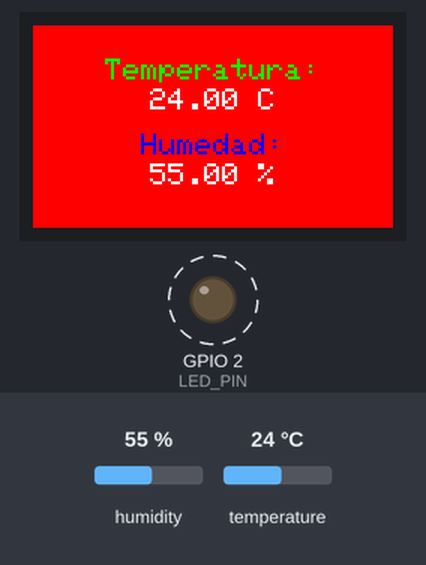
A sketch run on a simulated ESP32. Parts: 240×135 colour display, output pins drawn as LEDs (lit = HIGH). Dashed ring = blinking. The inputs (shaded band) are chosen by the test bench; at power-on: humidity 55 %, temperature 24 °C. What the sketch prints to the serial monitor is not drawn.

Above: at 1.3 s.
1.4 s: humidity set to 22 %
At 4.1 s:
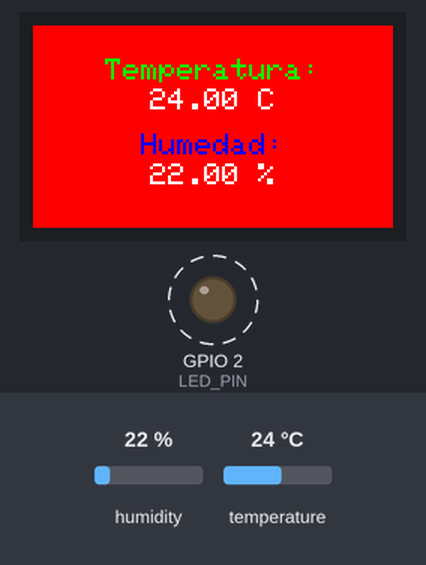
4.6 s: temperature set to 12 °C
At 5.8 s:
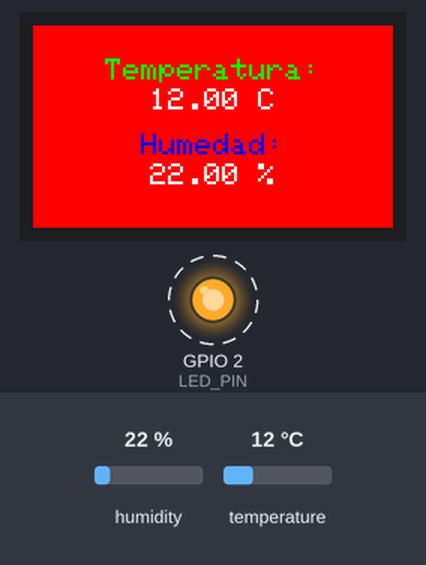
7.8 s: humidity set to 40 %
At 10.5 s:
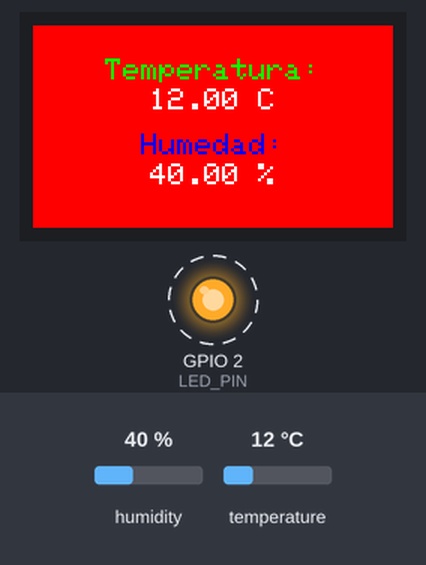
11.5 s: temperature set to 19 °C
Timing chart, 0 to 15.7 s (numbered marks = the images above; inputs shaded):
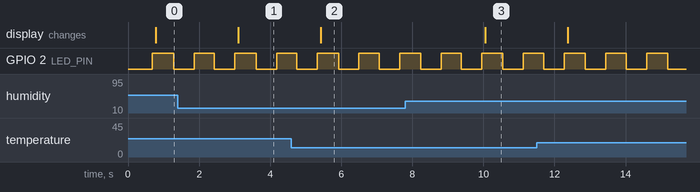

Measured:
- after the input at 1.4 s, the display: changes after 1.7 s (image 1)
- after the input at 4.6 s, the display: changes after 0.82 s (image 2)
- after the input at 7.8 s, the display: changes after 2.3 s (image 3)
- by itself, GPIO 2 (LED_PIN): alternates HIGH for 0.60 s and LOW for 0.58 s

The sketch:

EjemploESP32.ino
```cpp
// Requiere instalar las siguientes librerias:
// - DHT Sensor Library
// - Adafruit Unified Sensor Lib
// - TFT_eSPI

#include "DHT.h"
#include <TFT_eSPI.h>

// --Pines--
#define DHTPIN 15
#define LED_PIN 2

#define DHTTYPE DHT11

//Por default se incializa el led encendido
//False=encendido True=apagado
bool estadoLED = false;

// Inicializar el sensor DHT11
// Se crea un objeto llamado dht de la clase DHT (clase incluida en la libreria)
DHT dht(DHTPIN, DHTTYPE);

//Inicializar la pantalla
TFT_eSPI tft = TFT_eSPI(135, 240);

void setup() {
  Serial.begin(9600); //La velocidad de comunicacion
  Serial.println(F("DHTxx test!"));

  dht.begin();

  pinMode(LED_PIN, OUTPUT);

  // --Mensaje incial de la pantalla--
  tft.init();
  tft.setRotation(1);
  tft.fillScreen(TFT_BLACK);
  tft.setTextColor(TFT_GREEN);
  tft.setTextDatum(MC_DATUM);
  tft.setTextSize(2);
  tft.setCursor(0, 0);
  tft.drawString("Hola mundo!", tft.width() / 2, tft.height() / 2 - 18);
  tft.drawString("__________", tft.width() / 2, tft.height() / 2 );
  tft.setTextColor(TFT_BLUE);
  tft.drawString("Ejemplo DHT11", tft.width() / 2, tft.height() / 2 + 18);
  tft.drawString(":D", tft.width() / 2, tft.height() / 2 + 50);
}

void loop() {

  //Timer entre las mediciones y los prints
  delay(500);

  estadoLED = !estadoLED;               // Cambia estado del led (encido o apagado)
  digitalWrite(LED_PIN, estadoLED);     // Lo aplica

  // --Lectura de datos del sensor--
  float humedad = dht.readHumidity();
  float temperaturaCel = dht.readTemperature();
  float temperaturaFah = dht.readTemperature(true);

  // --Verificacion y mensaje de error--
  if (isnan(humedad) || isnan(temperaturaCel) || isnan(temperaturaFah)) {
    Serial.println(F("Fallo al leer datos del sensor"));
    return;
  }

  // Cálculos de índices de calor
  float indiceCel = dht.computeHeatIndex(temperaturaCel, humedad);
  float indiceFah = dht.computeHeatIndex(temperaturaFah, humedad, false);

  // --Prints de consola--
  Serial.print(F("Humedad: "));
  Serial.print(humedad);
  Serial.print(F("%  Temperatura: "));
  Serial.print(temperaturaCel);
  Serial.print(F("°C "));
  Serial.print(temperaturaFah);
  Serial.print(F("°F  índice de calor: "));
  Serial.print(indiceCel);
  Serial.print(F("°C "));
  Serial.print(indiceFah);
  Serial.println(F("°F"));

  if(estadoLED == true){
    Serial.println("Led apagado");
  } else{
    Serial.println("led encencido");
  }

  // --Prints de la pantalla--
  tft.fillScreen(TFT_RED);

  tft.setTextColor(TFT_GREEN);
  tft.drawString("Temperatura:", tft.width() / 2, 30);
  tft.setTextColor(TFT_WHITE);
  tft.drawString(String(temperaturaCel) + " C", tft.width() / 2, 50);

  tft.setTextColor(TFT_BLUE);
  tft.drawString("Humedad:", tft.width() / 2, 80);
  tft.setTextColor(TFT_WHITE);
  tft.drawString(String(humedad) + " %", tft.width() / 2, 100);
}
```
